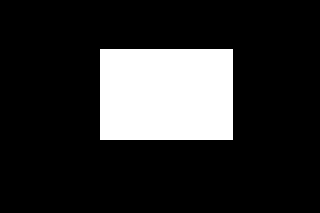
%> input picture Project/toyExample.bmp, 320 x 213 px
$ octave testFeatureExtraction_ToyExample.m   (GNU Octave 9; MATLAB toolbox functions it lacks are replaced by stand-ins)
%> lines starting %> are read from the running program, lines starting %| are printed output that depends on the picture; in (x1, y1, x2, y2) boxes, pixels count from 0 and x2, y2 are one past the last pixel; in counts of white or black regions, pixels touching at a corner belong together; the program's own positions count from 1
### Project/getTextonLayerImg.m
%{
getTextonLayerImg.m

ML founndations - 2012A
Yaniv Bar

Get the texton layer image based on textonized image and a texton value.

Input:
t - texton
textonizedIm - textonized image

Output:
textonLayerIm - texton layer image
%}
function [textonLayerIm]=getTextonLayerImg(t,textonizedIm)
[n,m]=size(textonizedIm);
fullTextonLayerIm=ones(n,m).*t;
textonLayerIm=(textonizedIm==fullTextonLayerIm);


### Project/calcIntImg.m
%{
calcIntImg.m

ML founndations - 2012A
Yaniv Bar

calculate the integral image

Input:
f - image

Output:
g - integral image
%}
function g = calcIntImg(f)
[f_n,f_m]=size(f);
g=zeros(f_n,f_m);
for i=1:f_n
    for j=1:f_m
        tempSum=sum(sum(f(1:i,1:j)));
        g(i,j)=tempSum;
    end
end

### Project/testFeatureExtraction_ToyExample.m
%{
testFeatureExtraction_ToyExample.m

ML founndations - 2012A
Yaniv Bar

Testing shape filter response on toy example

%}
clear;

DEBUG_FLAG=0;

imgFileName = 'toyExample.bmp';
textonizedImgFileName = 'toyExample_TM.bmp';

im=imread(imgFileName);
%> im is the input picture: size 213x320x3 uint8; 17.8% white; 1 white region, box (x1, y1, x2, y2) and area: (100, 49, 233, 140) 12103
im=im2double(im);

textonizedIm=imread(textonizedImgFileName);
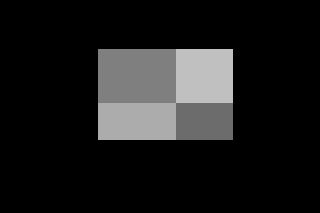
%> input picture Project/toyExample_TM.bmp, 320 x 213 px
%> textonizedIm is the input picture: size 213x320x3 uint8; min 0, max 192, mean 27.1
textonizedIm=im2double(textonizedIm);
%> textonizedIm: size 213x320x3 double
[im_n,im_m,im_d]=size(textonizedIm);
%> im_n = 213; im_m = 320; im_d = 3
if(im_d == 3)
    textonizedIm = rgb2gray(textonizedIm);
%> textonizedIm: size 213x320 double
end
im_dim=[im_n,im_m];
%> im_dim = [213 320]
textons=unique(textonizedIm)
%> textons = [0; 0.424; 0.498; 0.675; 0.753]
numClusters=length(textons);
%> numClusters = 5

figure(1);
subplot(1,3,1); image(im);title('toy examle');
subplot(1,3,2); imagesc(textonizedIm);title('toy examle textonized image');
subplot(1,3,3); imhist(textonizedIm);title('toy examle textonized image distribution');

t=textons(3);
%> t = 0.498
textonLayerIm=getTextonLayerImg(t,textonizedIm);
%> in getTextonLayerImg, `fullTextonLayerIm=ones(n,m).*t;`: fullTextonLayerIm: size 213x320 double; every value is 0.498
%> in getTextonLayerImg, `textonLayerIm=(textonizedIm==fullTextonLayerIm);`:
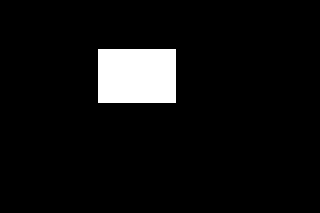
%> textonLayerIm: size 213x320 logical; 6.2% white; 1 white region, box (x1, y1, x2, y2) and area: (98, 49, 176, 103) 4212
textonIntIm=calcIntImg(textonLayerIm);
%> after the loop in calcIntImg, `for i=1:f_n`:
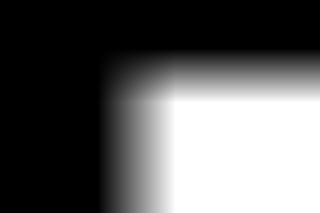
%> g: size 213x320 double; min 0, max 4212, mean 1559.2; drawn with min black and max white
featureExtractionIm = zeros(im_n, im_m);
for i=1:1:im_n
    for j=1:1:im_m
        pixel=[j,i];
        FIXED_BOUNDING_BOX_FLAG=0;
        % fixed bounding box bounda the pixel about half of the image area
        % in both dims.
        [boundingBox_tl, boundingBox_br] = calcBoundingBox(pixel,im_dim,FIXED_BOUNDING_BOX_FLAG);
        FIXED_RECT_FLAG=1;
        if(FIXED_RECT_FLAG==1)
            bb_n=boundingBox_br(2)-boundingBox_tl(2)+1;
            bb_m=boundingBox_br(1)-boundingBox_tl(1)+1;
            % the rectangular mask is the top-left rectangular portion of
            % the pixel
            r_tl(1)=boundingBox_tl(1);
            r_tl(2)=boundingBox_tl(2);
            r_br(1)=boundingBox_tl(1)+floor(bb_m*(1/2));
            r_br(2)=boundingBox_tl(2)+floor(bb_n*(1/2));
        else
            [r_tl,r_br]=calcRectBox(boundingBox_tl, boundingBox_br);
        end
        [featureResponse, featureResponsePerc]=calcFeatureResponse(r_tl,r_br,textonIntIm);
        featureExtractionIm(i,j)=featureResponsePerc;
        if(DEBUG_FLAG==1)
            figure(2);
            subplot(1,3,1); imshow(textonizedIm);
            hold on
                plot(j,i,'*');
            hold off
            subplot(1,3,2); imshow(textonLayerIm);
            subplot(1,3,3); imshow(featureExtractionIm);
        end
    end
end
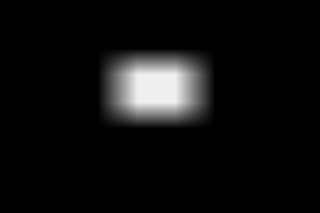
%> featureExtractionIm: size 213x320 double; min 0, max 0.939, mean 0.0581
%> after the loop, bb_m = 41; bb_n = 27; r_br = [300 200]; r_tl = [280 187]
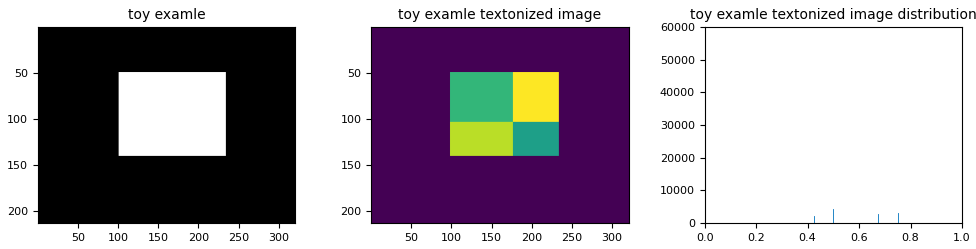
%> figure redrawn from the program's plot data, 3 panels


figure(3);
subplot(1,3,1); imagesc(textonizedIm);title('toy examle textonized image');
tempTitle = sprintf('Layered texton image for texton index=%f (red=texton layer)',t);
subplot(1,3,2); imagesc(textonLayerIm);title(tempTitle);
subplot(1,3,3); imagesc(featureExtractionIm);title('toy examle feature response image (warm colors=higer response value)');
%> after `title('toy examle feature response image (warm colors=higer response v`:
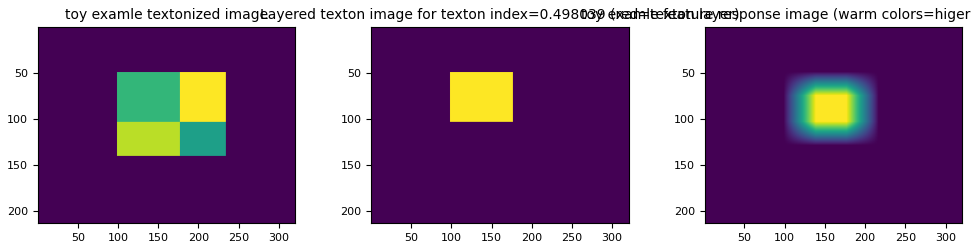
%> figure redrawn from the program's plot data, 3 panels
